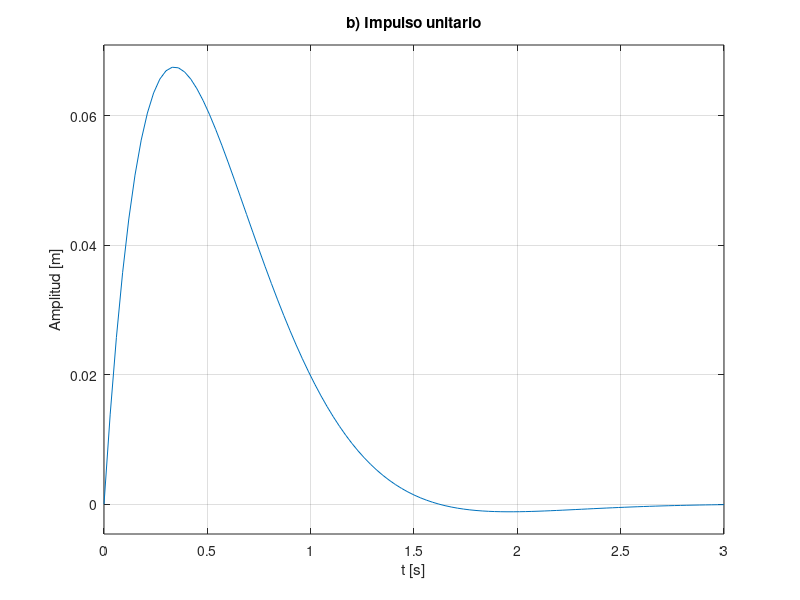
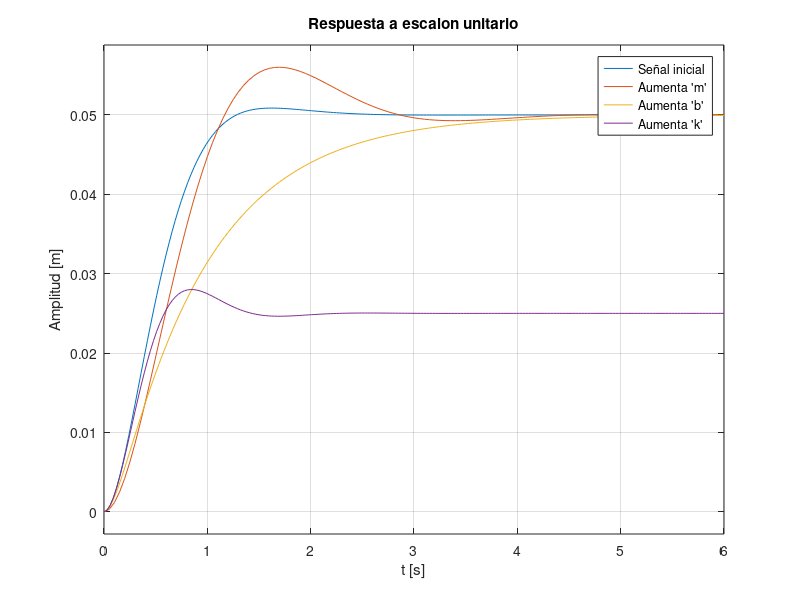

These figures' MATLAB source, in order:
%a)
m = 2; % [kg]
b = 10; % [N*s/m]
k = 20; % [N/m]
G = tf(1, [m b k]);

figure(1)
subplot(1, 2, 1);
step(G);
title("a) Escalon unitario");
xlabel('t [s]'); ylabel('Amplitud [m]');

%c)
subplot(1, 2, 2);
impulse(G);
title("b) Impulso unitario");
xlabel('t [s]'); ylabel('Amplitud [m]');

%d)
[Z, P, K]= zpkdata(G);

%e)
%Si varia 'm':
m = 4;
b = 10;
k = 20;
G_m = tf(1, [m b k]);

%Si varia 'b':
m = 2;
b = 20;
k = 20;
G_b = tf(1, [m b k]);

%Si varia 'k':
m = 2;
b = 10;
k = 40;
G_k = tf(1, [m b k]);

figure(2)
step(G, G_m, G_b, G_k);
title("Respuesta a escalon unitario");
legend("Señal inicial", "Aumenta 'm'", "Aumenta 'b'", "Aumenta 'k'")
xlabel('t [s]'); ylabel('Amplitud [m]');